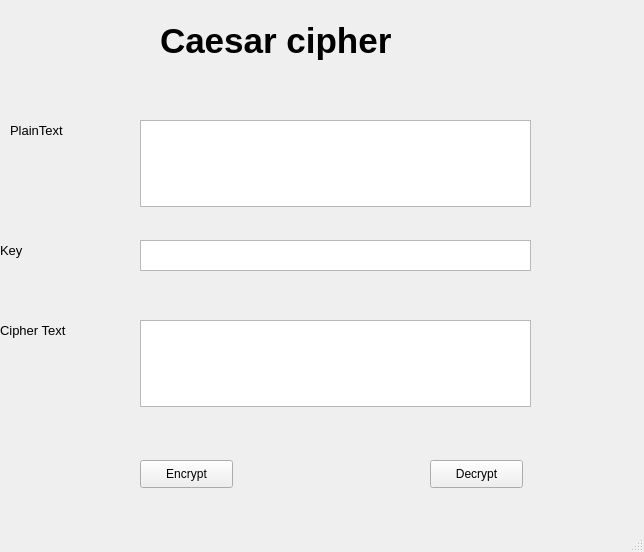
<?xml version="1.0" encoding="UTF-8"?>
<ui version="4.0">
 <class>MainWindow</class>
 <widget class="QMainWindow" name="MainWindow">
  <property name="geometry">
   <rect>
    <x>0</x>
    <y>0</y>
    <width>644</width>
    <height>552</height>
   </rect>
  </property>
  <property name="windowTitle">
   <string>MainWindow</string>
  </property>
  <widget class="QWidget" name="centralwidget">
   <widget class="QLabel" name="label">
    <property name="geometry">
     <rect>
      <x>160</x>
      <y>0</y>
      <width>351</width>
      <height>81</height>
     </rect>
    </property>
    <property name="font">
     <font>
      <pointsize>26</pointsize>
      <weight>75</weight>
      <bold>true</bold>
     </font>
    </property>
    <property name="text">
     <string>Caesar cipher</string>
    </property>
   </widget>
   <widget class="QLabel" name="label_2">
    <property name="geometry">
     <rect>
      <x>10</x>
      <y>110</y>
      <width>121</width>
      <height>41</height>
     </rect>
    </property>
    <property name="font">
     <font>
      <pointsize>10</pointsize>
     </font>
    </property>
    <property name="text">
     <string>PlainText</string>
    </property>
   </widget>
   <widget class="QLabel" name="label_3">
    <property name="geometry">
     <rect>
      <x>0</x>
      <y>230</y>
      <width>121</width>
      <height>41</height>
     </rect>
    </property>
    <property name="font">
     <font>
      <pointsize>10</pointsize>
     </font>
    </property>
    <property name="text">
     <string>Key</string>
    </property>
   </widget>
   <widget class="QLabel" name="label_4">
    <property name="geometry">
     <rect>
      <x>0</x>
      <y>310</y>
      <width>121</width>
      <height>41</height>
     </rect>
    </property>
    <property name="font">
     <font>
      <pointsize>10</pointsize>
     </font>
    </property>
    <property name="text">
     <string>Cipher Text</string>
    </property>
   </widget>
   <widget class="QPlainTextEdit" name="txt_plain_text">
    <property name="geometry">
     <rect>
      <x>140</x>
      <y>120</y>
      <width>391</width>
      <height>87</height>
     </rect>
    </property>
   </widget>
   <widget class="QPlainTextEdit" name="txt_key">
    <property name="geometry">
     <rect>
      <x>140</x>
      <y>240</y>
      <width>391</width>
      <height>31</height>
     </rect>
    </property>
   </widget>
   <widget class="QPlainTextEdit" name="txt_cipher_text">
    <property name="geometry">
     <rect>
      <x>140</x>
      <y>320</y>
      <width>391</width>
      <height>87</height>
     </rect>
    </property>
   </widget>
   <widget class="QPushButton" name="btn_encrypt">
    <property name="geometry">
     <rect>
      <x>140</x>
      <y>460</y>
      <width>93</width>
      <height>28</height>
     </rect>
    </property>
    <property name="text">
     <string>Encrypt</string>
    </property>
   </widget>
   <widget class="QPushButton" name="btn_decrypt">
    <property name="geometry">
     <rect>
      <x>430</x>
      <y>460</y>
      <width>93</width>
      <height>28</height>
     </rect>
    </property>
    <property name="text">
     <string>Decrypt</string>
    </property>
   </widget>
  </widget>
  <widget class="QMenuBar" name="menubar">
   <property name="geometry">
    <rect>
     <x>0</x>
     <y>0</y>
     <width>644</width>
     <height>26</height>
    </rect>
   </property>
  </widget>
  <widget class="QStatusBar" name="statusbar"/>
 </widget>
 <resources/>
 <connections/>
</ui>
